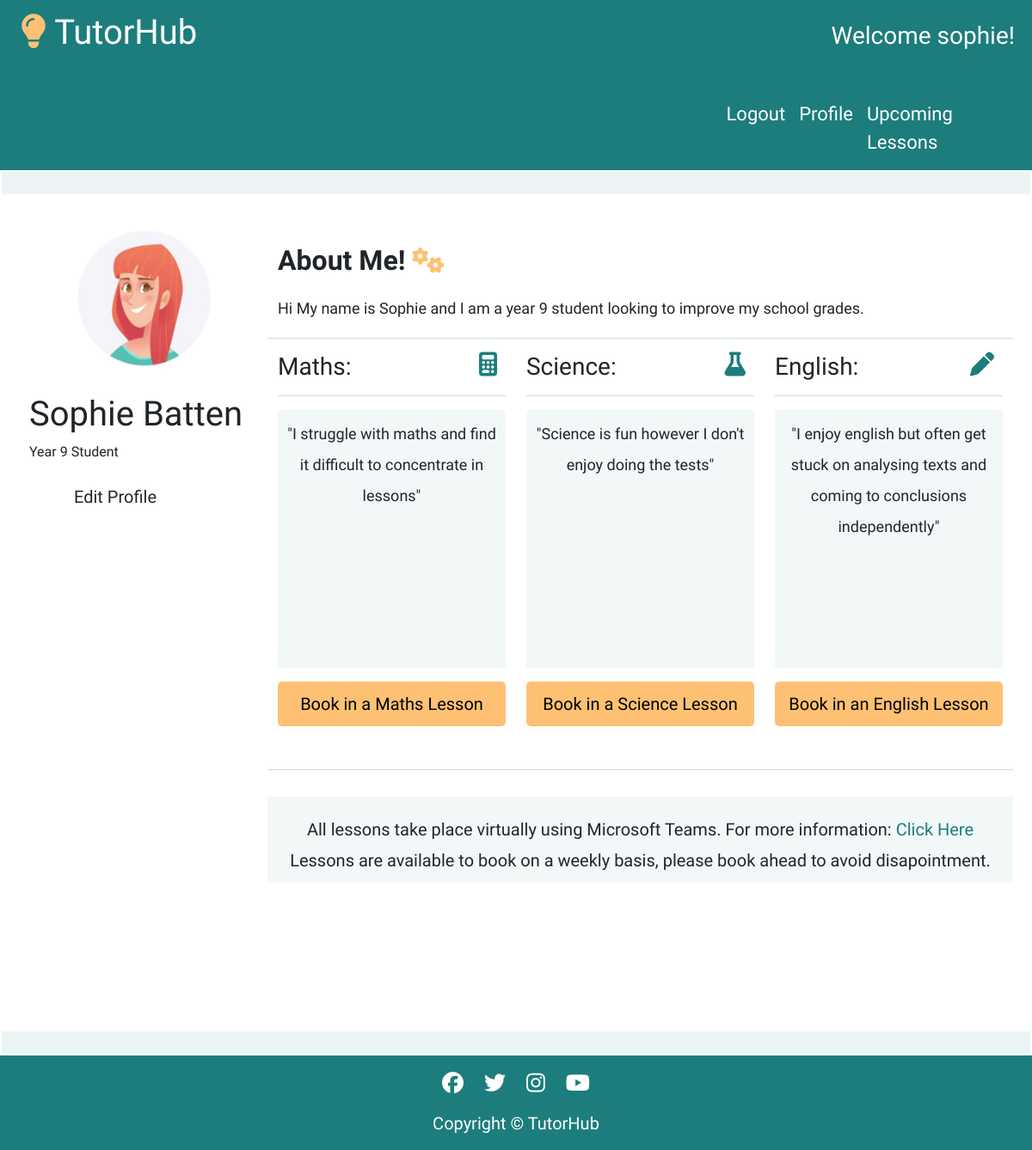
Page /profile/ (signed in) on the committed database.
### userprofile/models.py (models this page shows, shortened)
class UserProfile(models.Model):
    user = models.OneToOneField(User, on_delete=models.CASCADE)
    full_name = models.CharField(max_length=100)
    first_name = models.CharField(max_length=100, null=True)
    surname = models.CharField(max_length=100, null=True)
    maths = models.CharField(max_length=200, null=True, blank=True)
    english = models.CharField(max_length=200, null=True, blank=True)
    science = models.CharField(max_length=200, null=True, blank=True)
    year_group = models.CharField(max_length=13, choices=YEAR_GROUPS, default='9')
    email = models.EmailField(max_length=254, null=True, blank=True)
    about_me = models.TextField()
    slug = models.SlugField(max_length=200, unique=True)
    def __str__(self):
        return self.user.username

### userprofile/views.py (the view)
# urls.py: path('profile/', include('userprofile.urls'), name='userprofile_urls'),
@login_required
def profile(request):
    user_profile = get_object_or_404(UserProfile, user=request.user)
    if request.method == 'POST':
        form = MakeProfileForm(request.POST, instance=user_profile)
        if form.is_valid():
            form.save()
            messages.success(request, 'Profile updated')
        else:
            messages.error(request, 'Update failed. Ensure your data is valid')
    else:
        form = MakeProfileForm(instance=user_profile)
        print(user_profile)
    template = 'userprofile/profile.html'
    context = {
        'profile': user_profile,
        'form': form,
        'on_profile_page': True
    }
    return render(request, template, context)

### userprofile/templates/userprofile/profile.html (shortened to what this page needs)
{% extends "base.html" %}
{% load static %}
{% load account %}
{% load crispy_forms_tags %}
{% block content %}
<div>
    <div class="row placeholder" id="placeholder-top">
    </div>
</div>
<div class="container-fluid center-block">
    <div class="row profile-student">
        {% if profile.full_name %}
            <div class="col-md-12 col-lg-3">
                <div class="row">
                    <div class="col-12 user-image"><img src="{% static 'images/user.png' %}" alt="cartoon image of a person"></div>
                </div>
                <div class="row">
                    <div class="col-12 user-info-student-profile">
                        <h1>{{ profile.full_name }}</h1>
                        <p>Year {{ profile.year_group }} Student</p>
                    </div>
                </div>
                <div class="row">
                    <div class="col-12">
                        <button class="btn btn-signup btn-lg user-btns" id="edit-btn">Edit Profile</button>
                    </div>
                </div>
            </div>
            <div class="col-md-12 col-lg-9 about-text about-me" id="about-me-text">
                <div class="row about-spacer">
                    <h2><b>About Me! <i class="fa-solid fa-gears homepage-icons-gears"></i></b></h2>
                    <p>{{ profile.about_me }}</p>
                    <hr />
                </div>
                <div class="row">
                    <div class="col-sm-12 col-lg-4 profile-subjects">
                        <h3>Maths: <i class="fa-solid fa-calculator"></i></h3>
                        <hr />
                        <p class="profile-text">"{{ profile.maths }}"</p>
                        <a class="nav-link book-btn homepage-buttons profile-booking-button" href="{% url 'tutor_one' %}">Book in a Maths Lesson</a>
                    </div>
                    <div class="col-sm-12 col-lg-4 profile-subjects">
                        <h3>Science: <i class="fa-solid fa-flask"></i></h3>
                        <hr />
                        <p class="profile-text">"{{ profile.science }}"</p>
                        <a class="nav-link book-btn homepage-buttons profile-booking-button" href="{% url 'tutor_two' %}">Book in a Science Lesson</a>
                    </div>
                    <div class="col-sm-12 col-lg-4 profile-subjects">
                        <h3>English: <i class="fa-solid fa-pen"></i></h3>
                        <hr />
                        <p class="profile-text">"{{ profile.english }}"</p>
                        <a class="nav-link book-btn homepage-buttons profile-booking-button" href="{% url 'tutor_three' %}">Book in an English Lesson</a>
                    </div>
                    <hr />
                </div>
                <div class="row tutor-booking-info" id="profile-teams-info">
                    <p>All lessons take place virtually using Microsoft Teams. For more information: <a
                        href="https://www.microsoft.com/en-gb/microsoft-teams/group-chat-software?rtc=1"
                        target="blank">Click Here</a><br> Lessons are available to book on a weekly basis, please book ahead to avoid
                        disapointment.</p>
                </div>
            </div>
        {% endif %}
    </div>
</div>
<div>
    <div class="row placeholder" id="placeholder-bottom">
    </div>
</div>
{% endblock %}

### templates/base.html (shortened to what this page needs)
{% load static %}
<!DOCTYPE html>
<html lang="en">
<head>
    <link rel="stylesheet" href="https://cdnjs.cloudflare.com/ajax/libs/font-awesome/5.15.3/css/all.min.css">
    <link href="https://cdn.jsdelivr.net/npm/bootstrap@5.0.1/dist/css/bootstrap.min.css" rel="stylesheet"
>
    <link rel="stylesheet" href="{% static 'css/style.css' %}">
</head>
<body>
    <div class="row header-nav">
        <div class="col-sm-12 col-md-6">
            <a class="nav-link" id="nav-title" href="{% url 'index' %}"><i class="fa-solid fa-lightbulb"></i> TutorHub</a>
        </div>
        <div class="col-sm-12 col-md-6">
            {% if user.is_authenticated %}
                <h3 id="username-right">Welcome {{ user.username }}!</h3>
            {% endif %}
        </div>
    </div>
    <nav class="navbar navbar-expand navbar-light">
        <div class="conatiner-fluid">
            <div class="row">
                <div class="col-8 nav-elements">
                    <ul class="navbar-nav mb-lg-0">
                        {% if user.is_authenticated %}
                        <li class="nav-item">
                            <a class="nav-link" href="{% url 'account_logout' %}">Logout</a>
                        </li>
                        <li class="nav-item">
                            <a class="nav-link" href="{% url 'profile' %}">Profile</a>
                        </li>
                        <li class="nav-item">
                            <a class="nav-link-upcoming-lessons nav-link" href="{% url 'upcoming_lessons' %}">Upcoming Lessons</a>
                        </li>
                        {% endif %}
                    </ul>
                </div>
            </div>
        </div>
    </nav>
    <main>
        {% block content %}{% endblock content %}
    </main>
    <footer>
        <div class="container-fluid">
            <div class="row center footer">
                <ul>
                    <li><a href="https://www.facebook.com/" target="_blank" rel="noopener"
                            aria-label="Click here to go to our facebook page"><i class="fab fa-facebook"></i></a></li>
                    <li><a href="https://www.twitter.com/" target="_blank" rel="noopener"
                            aria-label="Click here to go to our twitter page"><i class="fab fa-twitter"></i></a></li>
                    <li><a href="https://www.instagram.com/" target="_blank" rel="noopener"
                            aria-label="Click here to go to our instagram page"><i class="fab fa-instagram"></i></a></li>
                    <li><a href="https://www.youtube.com/" target="_blank" rel="noopener"
                            aria-label="Click here to go to our youtube page"><i class="fab fa-youtube"></i></a></li>
                </ul>
                <p class="footer-text">Copyright © TutorHub</p>
            </div>
        </div>
    </footer>
</body>
</html>

### static/css/style.css (style rules this page uses)
html, body { max-width: 100%; overflow-x: hidden; font-family: 'Hubballi', cursive; }
.center { text-align: center; }
.navbar { background-color: #1c7d7c; justify-content: right; }
.nav-link-upcoming-lessons { width: 200px; }
.navbar-light .navbar-nav .nav-link { color: white; }
.header-nav { height: 100px; color: white; padding-top: 5px; font-size: 30px; background-color: #1c7d7c; color: white; display: flex; position: relative; }
.header-nav a { margin-bottom: 0; text-decoration: none; color: white; }
.nav-link { color: white; }
.nav-elements { font-size: 22px; }
.center-block { display: flex; justify-content: center; }
.user-btns { width: 100%; margin-left: 35px; text-align: left; }
.placeholder { background-color: #258d8c17; border: solid 2px white; padding: 0; height: 30px; margin: auto; margin-bottom: 20px; margin-top: 20px; }
#placeholder-top { padding: 0; margin-top: 0; }
#placeholder-bottom { padding: 0; margin-bottom: 0; }
hr { color: #1c7d7c; }
#username-right { float: right; padding-top: 20px; padding-right: 20px; }
#nav-title { position: absolute; left: 20px; top: 0px; font-size: 40px; }
#nav-title i { color: #fec173; }
.homepage-icons-gears { padding-top: 10px; padding-bottom: 15px; font-size: 30px; color:#fec173; }
.homepage-buttons { border-radius: 5px; margin: auto; background-color: #fec173; color: black; font-size: 20px; margin-bottom: 50px; }
.profile-student { width: 100%; padding: 10px; height: 930px; }
.about-text { line-height: 2em; }
.about-spacer { margin-top: 20px; }
.user-info-student-profile { margin-left: 50px; }
.user-image { display: flex; height: 200px; width: 200px; justify-content: center; margin: auto; font-size: 150px; }
.user-image img { height: 180px; width: 100%; border-radius: 50%; }
.profile-subjects i { color:#1c7d7c; float: right; padding-right: 10px; }
.profile-text { background-color: #258d8c0f; text-align: center; padding: 10px; height: 300px; }
#profile-teams-info { margin-top: 15px; background-color: #258d8c0f; }
#profile-teams-info p { font-size: 20px; text-align: center; }
.profile-booking-button { width: 100%; text-align: center; }
.about-me { font-size: 18px; }
.tutor-booking-info { height: 100px; background-color: #fec173; margin-top: 50px; padding-top: 20px; }
.tutor-booking-info a { text-decoration: none; color: #1c7d7c; }
.footer { background-color: #1c7d7c; }
.footer-text { font-size: 20px; color: white; }
.footer li { display: inline; padding: 10px; }
.footer li i { color: white; font-size: 25px; margin-top: 20px; }
@media (max-width:1230px) { .user-info-student-profile { margin-left: 0; } }

### rows in the picture
UserProfile: full_name "Sophie Batten", year_group "9", about_me "Hi My name is Sophie and I am a year 9 student looking to improve my school grades.", maths "I struggle with maths and find it difficult to concentrate in lessons", science "Science is fun however I don't enjoy doing the tests", english "I enjoy english but often get stuck on analysing texts and coming to conclusions independently"

### other values in the picture
{{ user.username }} "sophie"
